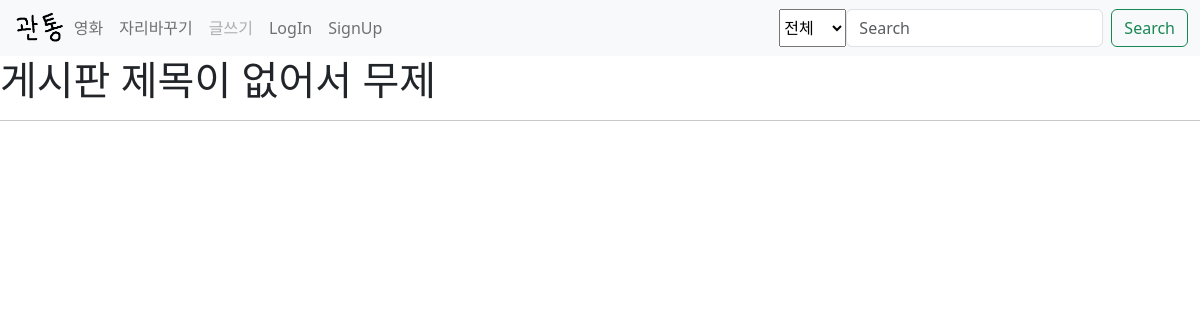
The page /articles/ on the database as committed earlier.
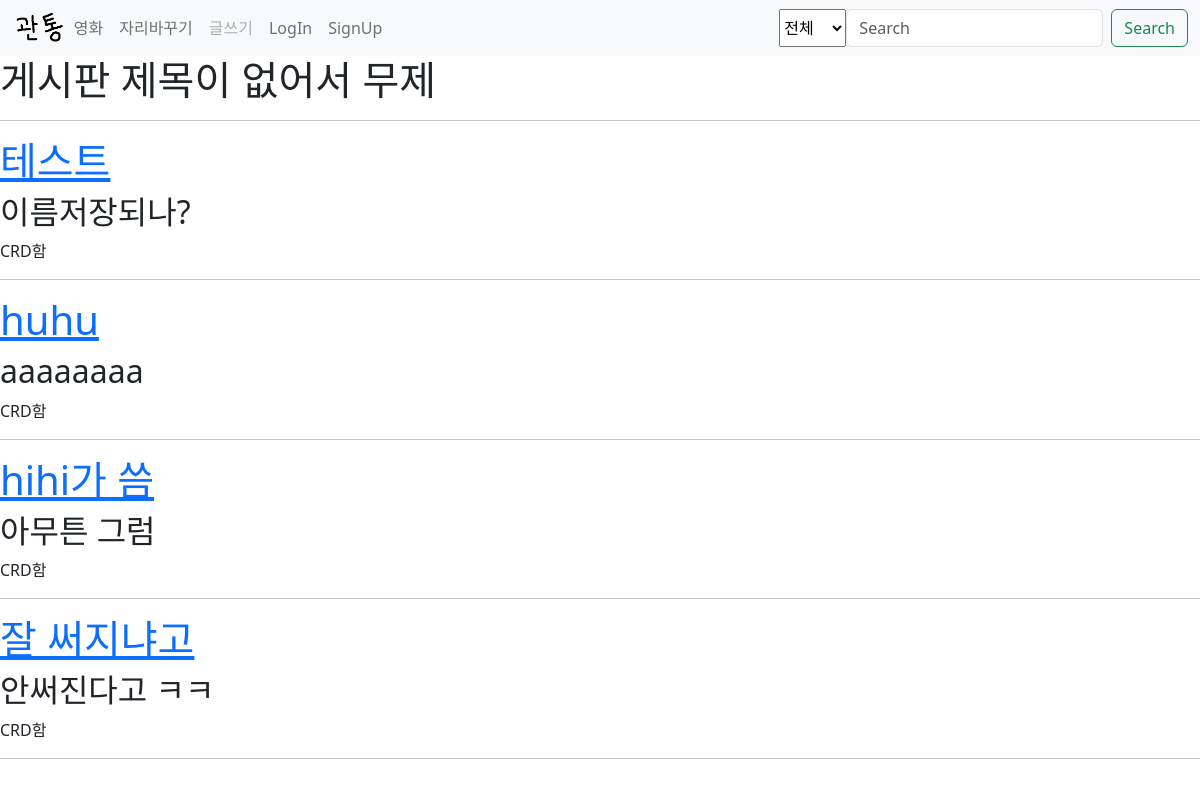
The same page on the database as committed later.
### articles/models.py (models this page shows)
class Art(models.Model):
    title=models.CharField(max_length=10)
    content=models.TextField()
    writer=models.TextField()

### articles/views.py (the view)
# urls.py: path('',views.index,name='index'),
def index(request):
    context={
        'data': models.Art.objects.all(),
    }
    return render(request,'articles/index.html',context)

### articles/templates/articles/index.html
{% extends 'base.html' %}
{% block content %}
<h1>게시판 제목이 없어서 무제</h1>
<hr>
{% for dat in data %}
<h1>
    <a href="{%url 'articles:detail' dat.pk%}">{{dat.title}}</a>
</h1>
<h2>{{dat.content}}</h2>
CRD함
<hr>
{% endfor %}
{% endblock content %}

### templates/base.html (shortened to what this page needs)
{% load static %}
<!DOCTYPE html>
<html lang="kr">
<head>
    <link href="https://cdn.jsdelivr.net/npm/bootstrap@5.1.3/dist/css/bootstrap.min.css" rel="stylesheet">
</head>
<body>
<link rel="stylesheet" href="//maxcdn.bootstrapcdn.com/bootstrap/latest/css/bootstrap.min.css">
    <nav class="navbar navbar-expand-lg navbar-light bg-light">
        <div class="container-fluid">
          <a href="{%url 'articles:index'%}" >
            <img src="{% static 'image/관통.png' %}" alt=""  height="40">
          </a>
          <div class="collapse navbar-collapse" id="navbarSupportedContent">
            <ul class="navbar-nav me-auto mb-2 mb-lg-0">
              <li class="nav-item">
                <a class="nav-link" href="{%url 'movies:main'%}">영화</a>
              </li>
              <a class="nav-link" tabindex="-1" aria-disabled="false" href={%url 'randomseat:go' %}>자리바꾸기 </a>
              {% if not request.user.is_authenticated %}
              <li class="nav-item">
                  <a class="nav-link disabled" tabindex="-1" aria-disabled="true" href={%url 'articles:write'%}>글쓰기</a>
                  <li class="nav-item">
                  <a class="nav-link" tabindex="-1"  href="{%url 'accounts:login' %}">LogIn</a>
                  <li class="nav-item">
                  <a class="nav-link" tabindex="-1"  href="{%url 'accounts:signup' %}">SignUp</a>
                  {%endif%}
                </li>
            </ul>
            <form class="d-flex" action={%url "movies:search"%} method="GET">
                <select name="Genre">
                  <option value="">전체</option>
                </select>
                <input class="form-control me-2" type="search" placeholder="Search" aria-label="Search" name='search'>
                <button class="btn btn-outline-success" type="submit">Search</button>
            </form>
          </div>
        </div>
      </nav>
    {% block content %}{% endblock content %}
</body>
</html>

Rows that differ between the two databases and show on the page:
added Art: title "테스트", content "이름저장되나?"
added Art: title "huhu", content "aaaaaaaa"
added Art: title "hihi가 씀", content "아무튼 그럼"
added Art: title "잘 써지냐고", content "안써진다고 ㅋㅋ"
